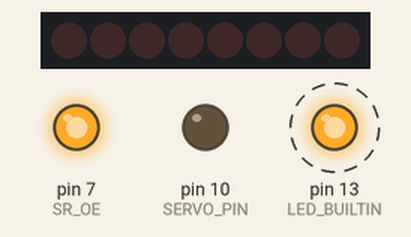
The sketch below on a simulated Arduino Uno, built with avr-gcc and run on an emulated ATmega328P. Shown: 8 shift-register outputs drawn as a row of LEDs (first output left, lit = HIGH), output pins drawn as LEDs (lit = HIGH). Dashed ring = blinking. Pins used as bus, display or sensor lines are not drawn; what the sketch prints to the serial monitor is not drawn.

Above: at 0.3 s.
Timing chart, 0 to 3.1 s (numbered marks = the images above):
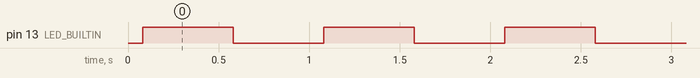

Measured:
- by itself, pin 13 (LED_BUILTIN): alternates HIGH for 0.50 s and LOW for 0.50 s

The sketch:

kill.ino
```cpp
// KillAll.ino — hard KILL sketch (upload to immediately stop everything)
// Board: Arduino UNO R4 WiFi
// Serial: 115200 (prints one line for confirmation)
// Behavior on boot:
//   - Disable L293D outputs (OE HIGH) and latch 0x00 to the 74HC595
//   - Detach servo and drive its pin LOW (quiet)
//   - Stop ultrasonic (TRIG held LOW, ECHO high-impedance)
//   - Blink onboard LED slowly so you can tell it's in KILL mode
//
// Legacy pin map (from your working testbench):
//   74HC595/L293D: DATA=8, LATCH=12, CLK=4, OE=7 (active LOW)
//   Ultrasonic:    TRIG=A0, ECHO=A1
//   Servo:         D10

#include <Arduino.h>
#include <Servo.h>

// ---- Shift register / L293D ----
const uint8_t SR_DATA  = 8;
const uint8_t SR_LATCH = 12;
const uint8_t SR_CLK   = 4;
const uint8_t SR_OE    = 7;   // active LOW

// ---- Ultrasonic ----
const uint8_t US_TRIG = A0;
const uint8_t US_ECHO = A1;

// ---- Servo ----
const uint8_t SERVO_PIN = 10;

Servo srv;

static inline void srWrite(uint8_t v) {
  digitalWrite(SR_LATCH, LOW);
  shiftOut(SR_DATA, SR_CLK, MSBFIRST, v);
  digitalWrite(SR_LATCH, HIGH);
}

void kill_everything() {
  // 1) Motors OFF (outputs disabled and data neutral)
  pinMode(SR_DATA,  OUTPUT);
  pinMode(SR_LATCH, OUTPUT);
  pinMode(SR_CLK,   OUTPUT);
  pinMode(SR_OE,    OUTPUT);
  digitalWrite(SR_CLK, LOW);
  digitalWrite(SR_LATCH, LOW);
  digitalWrite(SR_OE, HIGH);     // disable (active LOW)
  srWrite(0x00);                 // neutral

  // 2) Ultrasonic idle
  pinMode(US_TRIG, OUTPUT);
  digitalWrite(US_TRIG, LOW);    // no pings
  pinMode(US_ECHO, INPUT);       // high-Z

  // 3) Servo quiet
  if (srv.attached()) srv.detach();
  pinMode(SERVO_PIN, OUTPUT);
  digitalWrite(SERVO_PIN, LOW);  // actively drive LOW to prevent chatter
}

void setup() {
  // Optional: a brief serial note so your Jetson sees confirmation
  Serial.begin(115200);
  delay(80);
  Serial.println(F("STATUS killed (KillAll.ino)"));

  pinMode(LED_BUILTIN, OUTPUT);
  digitalWrite(LED_BUILTIN, LOW);

  kill_everything();
}

void loop() {
  // Slow heartbeat blink to indicate the board is in KILL mode
  digitalWrite(LED_BUILTIN, HIGH);
  delay(500);
  digitalWrite(LED_BUILTIN, LOW);
  delay(500);
}
```
